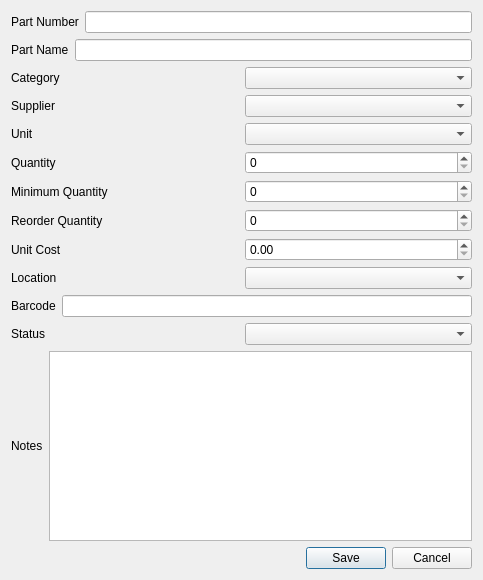
<?xml version="1.0" encoding="UTF-8"?>
<ui version="4.0">
 <class>AddInventoryDialog</class>
 <widget class="QDialog" name="AddInventoryDialog">
  <property name="geometry">
   <rect>
    <x>0</x>
    <y>0</y>
    <width>483</width>
    <height>580</height>
   </rect>
  </property>
  <property name="windowTitle">
   <string>Add Inventory Dialog</string>
  </property>
  <layout class="QVBoxLayout" name="verticalLayout">
   <item>
    <layout class="QHBoxLayout" name="horizontalLayout_2">
     <item>
      <widget class="QLabel" name="lblPartNumber">
       <property name="text">
        <string>Part Number</string>
       </property>
      </widget>
     </item>
     <item>
      <widget class="QLineEdit" name="txtPartNumber"/>
     </item>
    </layout>
   </item>
   <item>
    <layout class="QHBoxLayout" name="horizontalLayout_3">
     <item>
      <widget class="QLabel" name="lblPartName">
       <property name="text">
        <string>Part Name</string>
       </property>
      </widget>
     </item>
     <item>
      <widget class="QLineEdit" name="txtPartName"/>
     </item>
    </layout>
   </item>
   <item>
    <layout class="QHBoxLayout" name="horizontalLayout_4">
     <item>
      <widget class="QLabel" name="lblCategory">
       <property name="text">
        <string>Category</string>
       </property>
      </widget>
     </item>
     <item>
      <widget class="QComboBox" name="cmbCategory"/>
     </item>
    </layout>
   </item>
   <item>
    <layout class="QHBoxLayout" name="horizontalLayout">
     <item>
      <widget class="QLabel" name="lblSupplier_2">
       <property name="text">
        <string>Supplier</string>
       </property>
      </widget>
     </item>
     <item>
      <widget class="QComboBox" name="cmbSupplier_2"/>
     </item>
    </layout>
   </item>
   <item>
    <layout class="QHBoxLayout" name="horizontalLayout_6">
     <item>
      <widget class="QLabel" name="lblUnit">
       <property name="text">
        <string>Unit</string>
       </property>
      </widget>
     </item>
     <item>
      <widget class="QComboBox" name="cmbUnit"/>
     </item>
    </layout>
   </item>
   <item>
    <layout class="QHBoxLayout" name="horizontalLayout_9">
     <item>
      <widget class="QLabel" name="lblQuantity">
       <property name="text">
        <string>Quantity</string>
       </property>
      </widget>
     </item>
     <item>
      <widget class="QSpinBox" name="spnQuantity"/>
     </item>
    </layout>
   </item>
   <item>
    <layout class="QHBoxLayout" name="horizontalLayout_10">
     <item>
      <widget class="QLabel" name="lblMinimumQuantity">
       <property name="text">
        <string>Minimum Quantity</string>
       </property>
      </widget>
     </item>
     <item>
      <widget class="QSpinBox" name="spnMinimumQuantity"/>
     </item>
    </layout>
   </item>
   <item>
    <layout class="QHBoxLayout" name="horizontalLayout_8">
     <item>
      <widget class="QLabel" name="lblReorderQuantity">
       <property name="text">
        <string>Reorder Quantity</string>
       </property>
      </widget>
     </item>
     <item>
      <widget class="QSpinBox" name="spnReorderQuantity"/>
     </item>
    </layout>
   </item>
   <item>
    <layout class="QHBoxLayout" name="horizontalLayout_7">
     <item>
      <widget class="QLabel" name="lblUnitCost">
       <property name="text">
        <string>Unit Cost</string>
       </property>
      </widget>
     </item>
     <item>
      <widget class="QDoubleSpinBox" name="dsbUnitCost"/>
     </item>
    </layout>
   </item>
   <item>
    <layout class="QHBoxLayout" name="horizontalLayout_5">
     <item>
      <widget class="QLabel" name="lblLocation">
       <property name="text">
        <string>Location</string>
       </property>
      </widget>
     </item>
     <item>
      <widget class="QComboBox" name="cmbLocation"/>
     </item>
    </layout>
   </item>
   <item>
    <layout class="QHBoxLayout" name="horizontalLayout_11">
     <item>
      <widget class="QLabel" name="lblBarcode">
       <property name="text">
        <string>Barcode</string>
       </property>
      </widget>
     </item>
     <item>
      <widget class="QLineEdit" name="txtBarcode"/>
     </item>
    </layout>
   </item>
   <item>
    <layout class="QHBoxLayout" name="horizontalLayout_12">
     <item>
      <widget class="QLabel" name="lblStatus">
       <property name="text">
        <string>Status</string>
       </property>
      </widget>
     </item>
     <item>
      <widget class="QComboBox" name="cmbStatus"/>
     </item>
    </layout>
   </item>
   <item>
    <layout class="QHBoxLayout" name="horizontalLayout_13">
     <item>
      <widget class="QLabel" name="lblNotes">
       <property name="text">
        <string>Notes</string>
       </property>
      </widget>
     </item>
     <item>
      <widget class="QTextEdit" name="textEdit"/>
     </item>
    </layout>
   </item>
   <item>
    <widget class="QDialogButtonBox" name="buttonBox">
     <property name="orientation">
      <enum>Qt::Orientation::Horizontal</enum>
     </property>
     <property name="standardButtons">
      <set>QDialogButtonBox::StandardButton::Cancel|QDialogButtonBox::StandardButton::Save</set>
     </property>
    </widget>
   </item>
  </layout>
 </widget>
 <resources/>
 <connections>
  <connection>
   <sender>buttonBox</sender>
   <signal>accepted()</signal>
   <receiver>AddInventoryDialog</receiver>
   <slot>accept()</slot>
   <hints>
    <hint type="sourcelabel">
     <x>248</x>
     <y>254</y>
    </hint>
    <hint type="destinationlabel">
     <x>157</x>
     <y>274</y>
    </hint>
   </hints>
  </connection>
  <connection>
   <sender>buttonBox</sender>
   <signal>rejected()</signal>
   <receiver>AddInventoryDialog</receiver>
   <slot>reject()</slot>
   <hints>
    <hint type="sourcelabel">
     <x>316</x>
     <y>260</y>
    </hint>
    <hint type="destinationlabel">
     <x>286</x>
     <y>274</y>
    </hint>
   </hints>
  </connection>
 </connections>
</ui>
